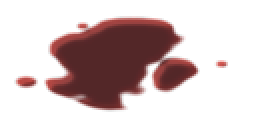
#> input picture assets/battle/field/blood1.png, 128 x 64 px, given in place of flag_g.png, which was not available (shown 2 times larger)
$ python _code_art_probe.py
#> lines starting #> are read from the running program, lines starting #| are printed output that depends on the picture; pictures that were not available may be replaced by others from this repository, and a replacement may not be noted
from PIL import Image
import numpy as np
def cols(f, rows):
#> called with f = 'assets/battle/field/flag_g.png', rows = (50, 70)
    a = np.array(Image.open(f).convert('RGBA'))[..., 3] / 255.0
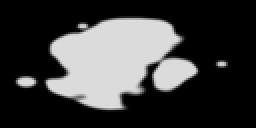
#> a: shape (64, 128) float64 (shown 2 times larger); min 0, max 0.871, mean 0.241
    sub = a[rows[0]:rows[1]]
    c = sub.mean(axis=0)
#> c = 128 values, max 0.296 at index 54, min 0 at index 0, mean 0.0412
    xs = np.where(c > 0.3)[0]
#> xs = empty array
    return (int(xs.min()), int(xs.max())) if len(xs) else None
for f in ['flag_g', 'flag_b']:
    print(f, 'pole cols (bottom 20 rows):', cols(f'assets/battle/field/{f}.png', (50, 70)))
#> pass 2 of the loop `for f in ['flag_g', 'flag_b']:`:
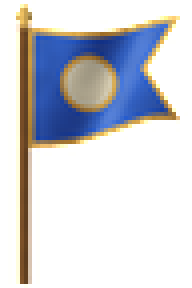
#> input picture assets/battle/field/flag_b.png, 48 x 72 px, found by its file name (shown 4 times larger)
#> in cols (call 2), `a = np.array(Image.open(f).convert('RGBA'))[..., 3] / 255.0`:
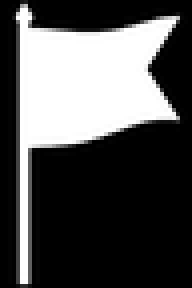
#> a: shape (72, 48) float64 (shown 4 times larger); min 0, max 1, mean 0.317
#> in cols (call 2), `sub = a[rows[0]:rows[1]]`:
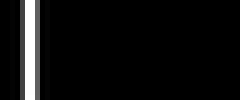
#> sub: shape (20, 48) float64 (shown 5 times larger); min 0, max 1, mean 0.0555
#> c = 48 values, max 1 at index 5, min 0 at index 0, mean 0.0555
#> xs = [5, 6, 7]
for f in ['banner_g', 'banner_b']:
    print(f, 'pole cols (bottom 30 rows):', cols(f'assets/battle/field/{f}.png', (160, 188)), 'cloth cols (top):', cols(f'assets/battle/field/{f}.png', (10, 100)))
#> call 3 of cols, with f = 'assets/battle/field/banner_g.png', rows = (160, 188)
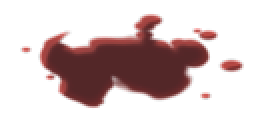
#> input picture assets/battle/field/blood2.png, 128 x 64 px, given in place of banner_g.png, which was not available (shown 2 times larger)
#> in cols (call 3), `a = np.array(Image.open(f).convert('RGBA'))[..., 3] / 255.0`:
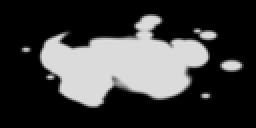
#> a: shape (64, 128) float64 (shown 2 times larger); min 0, max 0.871, mean 0.235
#> in cols (call 3), `sub = a[rows[0]:rows[1]]`: sub = empty array
#> call 4 of cols, with f = 'assets/battle/field/banner_g.png', rows = (10, 100)
#> in cols (call 4), `sub = a[rows[0]:rows[1]]`:
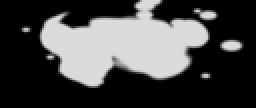
#> sub: shape (54, 128) float64 (shown 2 times larger); min 0, max 0.871, mean 0.276
#> in cols (call 4), `c = sub.mean(axis=0)`: c = 128 values, max 0.593 at index 74, min 0 at index 0, mean 0.276
#> in cols (call 4), `xs = np.where(c > 0.3)[0]`: xs = 69 values from 25 to 93
#> pass 2 of the loop `for f in ['banner_g', 'banner_b']:`:
for f in ['tent', 'palisade', 'rock1', 'rock2', 'tree_dead']:
#> (the run stopped early here; a loop or call above may not have finished)
